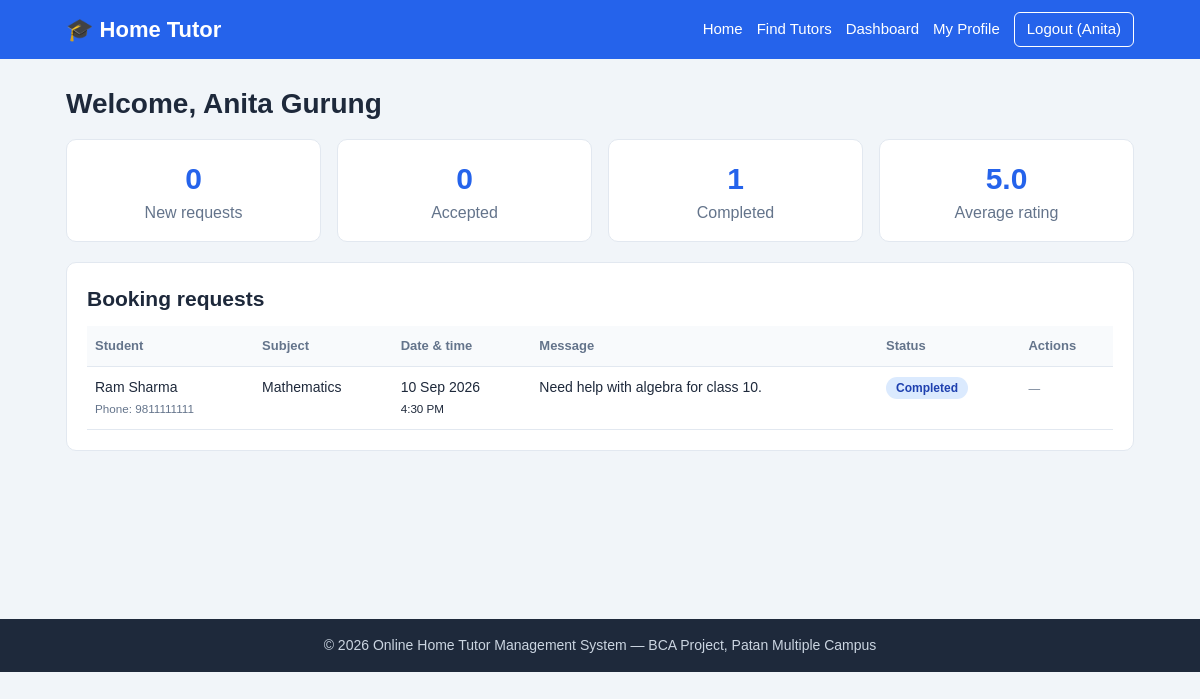
/tutor_dashboard.php (signed in), run on the app's committed database.
### tables this page shows
CREATE TABLE users (
  id         INT AUTO_INCREMENT PRIMARY KEY,
  name       VARCHAR(50)  NOT NULL,
  email      VARCHAR(100) NOT NULL UNIQUE,
  password   VARCHAR(255) NOT NULL,
  phone      VARCHAR(10)  NOT NULL,
  role       ENUM('student','tutor','admin') NOT NULL DEFAULT 'student',
  status     ENUM('pending','approved','rejected') NOT NULL DEFAULT 'approved',
  created_at TIMESTAMP NOT NULL DEFAULT CURRENT_TIMESTAMP
);

CREATE TABLE requests (
  id             INT AUTO_INCREMENT PRIMARY KEY,
  tutor_id       INT NOT NULL,
  student_id     INT NOT NULL,
  subject        VARCHAR(100) NOT NULL,
  preferred_date DATE NOT NULL,
  preferred_time TIME NOT NULL,
  message        VARCHAR(300) NULL,
  status         ENUM('pending','accepted','rejected','cancelled','completed') NOT NULL DEFAULT 'pending',
  created_at     TIMESTAMP NOT NULL DEFAULT CURRENT_TIMESTAMP,
  FOREIGN KEY (tutor_id)   REFERENCES users(id) ON DELETE CASCADE,
  FOREIGN KEY (student_id) REFERENCES users(id) ON DELETE CASCADE
);

### config/db.php (called while the page is built, shortened)
<?php
$DB_HOST = 'localhost';
$DB_USER = 'root';
$DB_PASS = '';
$DB_NAME = 'home_tutor_db';
try {
    $conn = new mysqli($DB_HOST, $DB_USER, $DB_PASS, $DB_NAME);
    $conn->set_charset('utf8mb4');
} catch (mysqli_sql_exception $ex) {
    die('<h3>Database connection failed.</h3><p>Start MySQL in the XAMPP Control Panel and import <b>database/home_tutor_db.sql</b> in phpMyAdmin.</p>');
}
function db_query($sql, $types = '', $params = array()) {
    global $conn;
    $stmt = $conn->prepare($sql);
    if ($types !== '') {
        $stmt->bind_param($types, ...$params);
    }
    $stmt->execute();
    return $stmt;
}
function db_all($sql, $types = '', $params = array()) {
    $stmt = db_query($sql, $types, $params);
    $rows = $stmt->get_result()->fetch_all(MYSQLI_ASSOC);
    return $rows;
}
function db_one($sql, $types = '', $params = array()) {
    $rows = db_all($sql, $types, $params);
    return $rows ? $rows[0] : null;
}

### tutor_dashboard.php (the view, shortened to what this page needs)
<?php
require_once 'includes/functions.php';
require_role('tutor');
$u = current_user();
$requests = db_all("SELECT r.id, r.subject, r.preferred_date, r.preferred_time, r.message, r.status,
                           s.name AS student_name, s.phone AS student_phone
                    FROM requests r
                    JOIN users s ON s.id = r.student_id
                    WHERE r.tutor_id = ?
                    ORDER BY (r.status = 'pending') DESC, r.preferred_date ASC, r.id DESC", 'i', array($u['id']));
$counts = array('pending' => 0, 'accepted' => 0, 'completed' => 0);
foreach ($requests as $r) {
    if (isset($counts[$r['status']])) $counts[$r['status']]++;
}
$rating = db_one('SELECT COALESCE(AVG(rating), 0) AS a, COUNT(*) AS c FROM reviews WHERE tutor_id = ?', 'i', array($u['id']));
include 'includes/header.php';
?>
<h1>Welcome, <?= e($u['name']) ?></h1>
<div class="grid grid-4">
  <div class="stat"><span><?= $counts['pending'] ?></span>New requests</div>
  <div class="stat"><span><?= $counts['accepted'] ?></span>Accepted</div>
  <div class="stat"><span><?= $counts['completed'] ?></span>Completed</div>
  <div class="stat"><span><?= $rating['c'] > 0 ? number_format($rating['a'], 1) : '-' ?></span>Average rating</div>
</div>
<div class="card">
  <h2>Booking requests</h2>
  <?php if (!$requests): ?>
    <p class="muted">No requests yet.</p>
  <?php else: ?>
  <div class="table-wrap">
  <table class="table">
    <thead><tr><th>Student</th><th>Subject</th><th>Date &amp; time</th><th>Message</th><th>Status</th><th>Actions</th></tr></thead>
    <tbody>
    <?php foreach ($requests as $r): ?>
      <tr>
        <td>
          <?= e($r['student_name']) ?>
          <?php if ($r['status'] === 'accepted' || $r['status'] === 'completed'): ?>
            <br><small class="muted">Phone: <?= e($r['student_phone']) ?></small>
          <?php endif; ?>
        </td>
        <td><?= e($r['subject']) ?></td>
        <td><?= e(format_date($r['preferred_date'])) ?><br><small><?= e(format_time($r['preferred_time'])) ?></small></td>
        <td><?= e($r['message']) ?></td>
        <td><?= status_badge($r['status']) ?></td>
        <td>
          <?php if ($r['status'] === 'pending'): ?>
            <form method="post" action="tutor_dashboard.php" class="inline">
              <?= csrf_field() ?>
              <input type="hidden" name="request_id" value="<?= (int)$r['id'] ?>">
              <button class="btn btn-small btn-success" type="submit" name="action" value="accept">Accept</button>
              <button class="btn btn-small btn-danger" type="submit" name="action" value="reject">Reject</button>
            </form>
          <?php else: ?>
            <small class="muted">&mdash;</small>
          <?php endif; ?>
        </td>
      </tr>
    <?php endforeach; ?>
    </tbody>
  </table>
  </div>
  <?php endif; ?>
</div>
<?php include 'includes/footer.php'; ?>

### includes/header.php (shortened to what this page needs)
<?php
$u = current_user();
$badge_count = 0;
if ($u && $u['role'] === 'tutor') {
    $r = db_one("SELECT COUNT(*) AS c FROM requests WHERE tutor_id = ? AND status = 'pending'", 'i', array($u['id']));
    $badge_count = (int)$r['c'];
} elseif ($u && $u['role'] === 'admin') {
    $r = db_one("SELECT COUNT(*) AS c FROM users WHERE role = 'tutor' AND status = 'pending'");
    $badge_count = (int)$r['c'];
}
?>
<!DOCTYPE html>
<html lang="en">
<head>
<link rel="stylesheet" href="assets/css/style.css">
</head>
<body>
<header class="site-header">
  <div class="container nav">
    <a class="brand" href="index.php">&#127891; Home Tutor</a>
    <nav>
      <a href="index.php">Home</a>
      <a href="tutors.php">Find Tutors</a>
      <?php if ($u): ?>
        <a href="dashboard.php">Dashboard<?php if ($badge_count > 0): ?> <span class="count"><?= $badge_count ?></span><?php endif; ?></a>
        <?php if ($u['role'] === 'admin'): ?>
          <a href="admin_users.php">Users</a>
          <a href="admin_requests.php">Requests</a>
        <?php else: ?>
          <a href="profile.php">My Profile</a>
        <?php endif; ?>
        <a href="logout.php" class="btn btn-small btn-outline-light">Logout (<?= e(explode(' ', $u['name'])[0]) ?>)</a>
      <?php else: ?>
        <a href="login.php">Login</a>
        <a href="register.php" class="btn btn-small btn-light">Register</a>
      <?php endif; ?>
    </nav>
  </div>
</header>
<main class="container main">

### includes/functions.php (shortened to what this page needs)
<?php
require_once __DIR__ . '/../config/db.php';
function e($value) {
    return htmlspecialchars((string)$value, ENT_QUOTES, 'UTF-8');
}
function current_user() {
    static $user = false;
    if ($user === false) {
        $user = null;
        if (isset($_SESSION['user_id'])) {
            $user = db_one('SELECT id, name, email, phone, role, status FROM users WHERE id = ?', 'i', array($_SESSION['user_id']));
        }
    }
    return $user;
}
function require_login() {
    $u = current_user();
}
function require_role($role) {
    require_login();
}
function status_badge($status) {
    return '<span class="badge badge-' . e($status) . '">' . e(ucfirst($status)) . '</span>';
}
function format_time($t) {
    return date('g:i A', strtotime($t));
}
function format_date($d) {
    return date('d M Y', strtotime($d));
}

### assets/css/style.css (style rules this page uses)
:root { --primary: #2563eb; --primary-dark: #1d4ed8; --dark: #1e293b; --muted: #64748b; --bg: #f1f5f9; --white: #ffffff; --border: #e2e8f0; --green: #16a34a; --red: #dc2626; --amber: #d97706; }
* { box-sizing: border-box; }
body { margin: 0; font-family: Arial, Helvetica, sans-serif; background: var(--bg); color: var(--dark); line-height: 1.5; }
a { color: var(--primary); text-decoration: none; }
h1 { font-size: 28px; margin: 0 0 14px; }
h2 { font-size: 21px; margin: 0 0 12px; }
.container { width: 100%; max-width: 1100px; margin: 0 auto; padding: 0 16px; }
.main { padding-top: 24px; padding-bottom: 40px; min-height: 70vh; }
.muted { color: var(--muted); }
.site-header { background: var(--primary); color: var(--white); }
.nav { display: flex; align-items: center; justify-content: space-between; flex-wrap: wrap; gap: 8px; padding-top: 12px; padding-bottom: 12px; }
.brand { color: var(--white); font-size: 22px; font-weight: bold; }
.nav nav { display: flex; align-items: center; flex-wrap: wrap; gap: 14px; }
.nav nav a { color: var(--white); font-size: 15px; }
.btn { display: inline-block; padding: 10px 18px; border: 1px solid transparent; border-radius: 6px; font-size: 15px; cursor: pointer; background: var(--white); color: var(--dark); text-decoration: none; }
.btn-small { padding: 5px 12px; font-size: 13px; }
.btn-outline-light { background: transparent; color: var(--white); border-color: var(--white); }
.card { background: var(--white); border: 1px solid var(--border); border-radius: 10px; padding: 20px; margin-bottom: 20px; }
.grid { display: grid; gap: 16px; margin-bottom: 20px; }
.grid-4 { grid-template-columns: repeat(4, 1fr); }
.stat { background: var(--white); border: 1px solid var(--border); border-radius: 10px; padding: 16px; text-align: center; color: var(--muted); }
.stat span { display: block; font-size: 30px; font-weight: bold; color: var(--primary); }
.table-wrap { overflow-x: auto; }
.table { width: 100%; border-collapse: collapse; font-size: 14px; }
.table th, .table td { text-align: left; padding: 10px 8px; border-bottom: 1px solid var(--border); vertical-align: top; }
.table th { background: #f8fafc; font-size: 13px; color: var(--muted); }
.badge { display: inline-block; padding: 2px 10px; border-radius: 12px; font-size: 12px; font-weight: bold; }
.badge-completed { background: #dbeafe; color: #1e40af; }

### data on the page
users: name "Anita", name "Anita Gurung"
requests: student.name "Ram Sharma", student.phone "9811111111", subject "Mathematics", preferred_date "10 Sep 2026", preferred_time "4:30 PM", message "Need help with algebra for class 10.", status "Completed"

### other printed values
$counts['pending'] "0"
$counts['accepted'] "0"
$counts['completed'] "1"
$rating['a'] "5.0"
